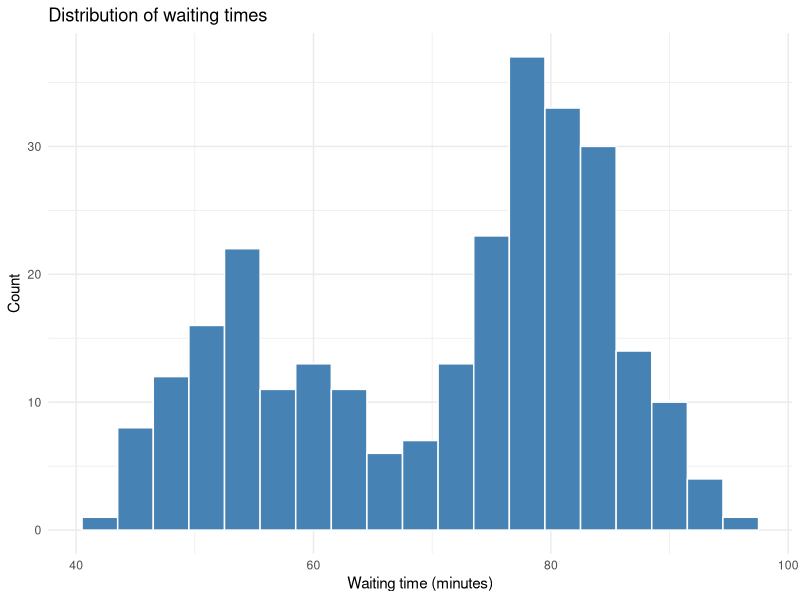
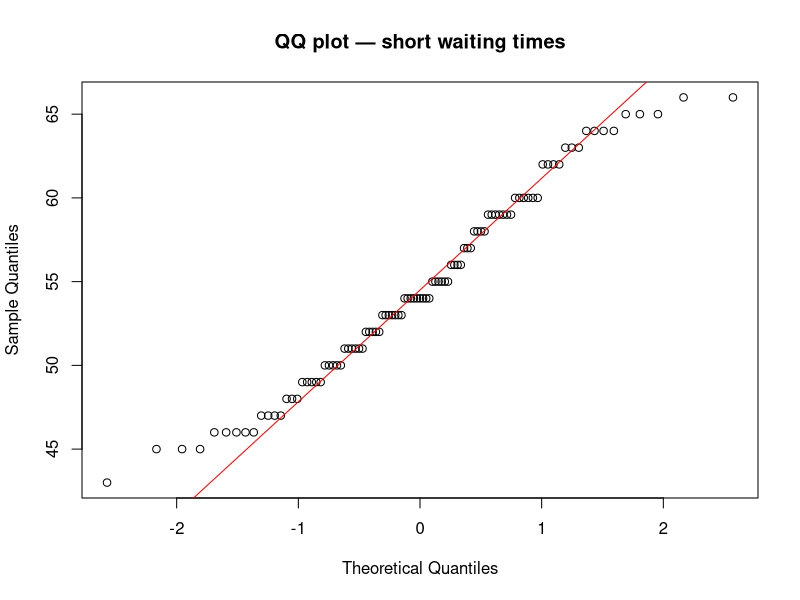
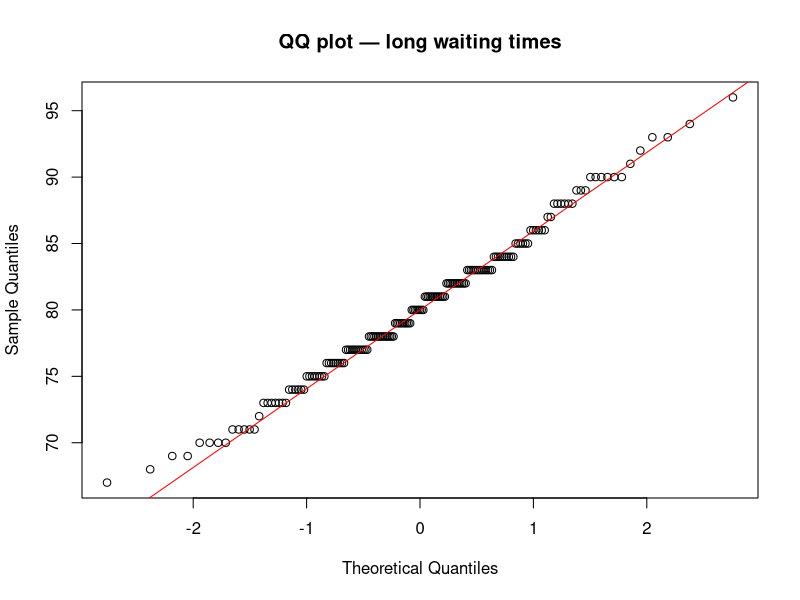
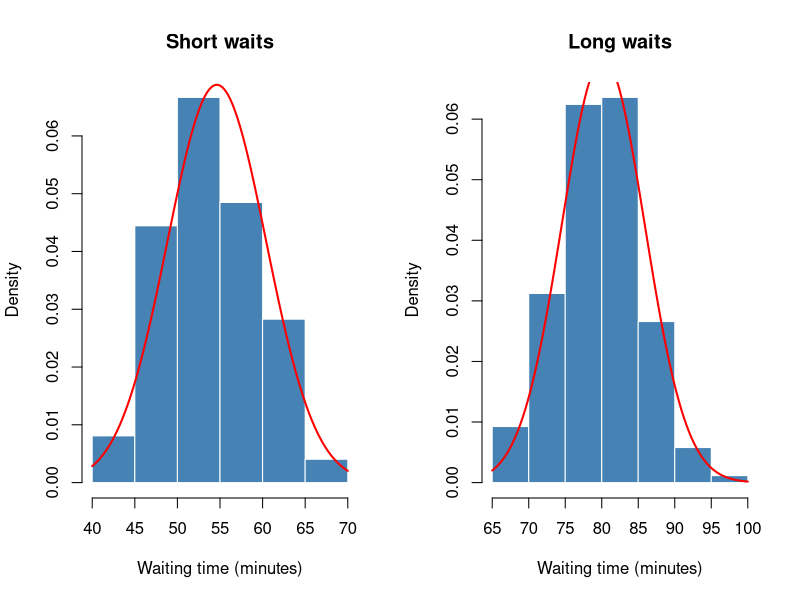

Source code (R) for these figures, in order:
#Mini project 4: probability distribution and MLE
library(tidyverse)

#We will use the waiting times from the faithful dataset
#faithful is the records of eruptions of the Old Faithful geyser
data("faithful")
str(faithful)
summary(faithful$waiting)

#visualising the distribution
ggplot(faithful, aes(x = waiting)) +
  geom_histogram(binwidth = 3, fill = "steelblue", color = "white") +
  labs(title = "Distribution of waiting times",
       x = "Waiting time (minutes)",
       y = "Count")+
  theme_minimal()

#Bimodal distribution, two distinct peaks around 55 and 80 minutes
#mean of 70.9 falls in the valley, not representative of either group
#cannot assume normality, visual inspection is essential before modelling

# Split into two groups based on the valley at ~67 minutes
short_wait <- faithful$waiting[faithful$waiting < 67]
long_wait <- faithful$waiting[faithful$waiting >= 67]

# Check normality visually with a QQ plot for each group
qqnorm(short_wait, main = "QQ plot — short waiting times")
qqline(short_wait, col = "red")

qqnorm(long_wait, main = "QQ plot — long waiting times")
qqline(long_wait, col = "red")

# Each group is approximately normal when separated
# Bimodal distribution = two overlapping normal distributions
# This is called a Gaussian mixture model in statistics/ML

# Estimate mean and sd for each group using MLE
# For a normal distribution, MLE estimates are simply mean and sd
mean(short_wait); sd(short_wait)
mean(long_wait); sd(long_wait)

# Visualise normal fit for each group
par(mfrow = c(1, 2))

hist(short_wait, probability = TRUE, main = "Short waits",
     xlab = "Waiting time (minutes)", col = "steelblue", border = "white")
curve(dnorm(x, mean = mean(short_wait), sd = sd(short_wait)),
      add = TRUE, col = "red", lwd = 2)

hist(long_wait, probability = TRUE, main = "Long waits",
     xlab = "Waiting time (minutes)", col = "steelblue", border = "white")
curve(dnorm(x, mean = mean(long_wait), sd = sd(long_wait)),
      add = TRUE, col = "red", lwd = 2)

# MLE estimates: short waits ~ N(54.6, 5.79), long waits ~ N(80.2, 5.70)
# Both groups approximately normal with similar spread but different means
# Normal curve fits long waits better — larger sample size produces smoother histogram
# Key insight: always visualise before assuming normality
